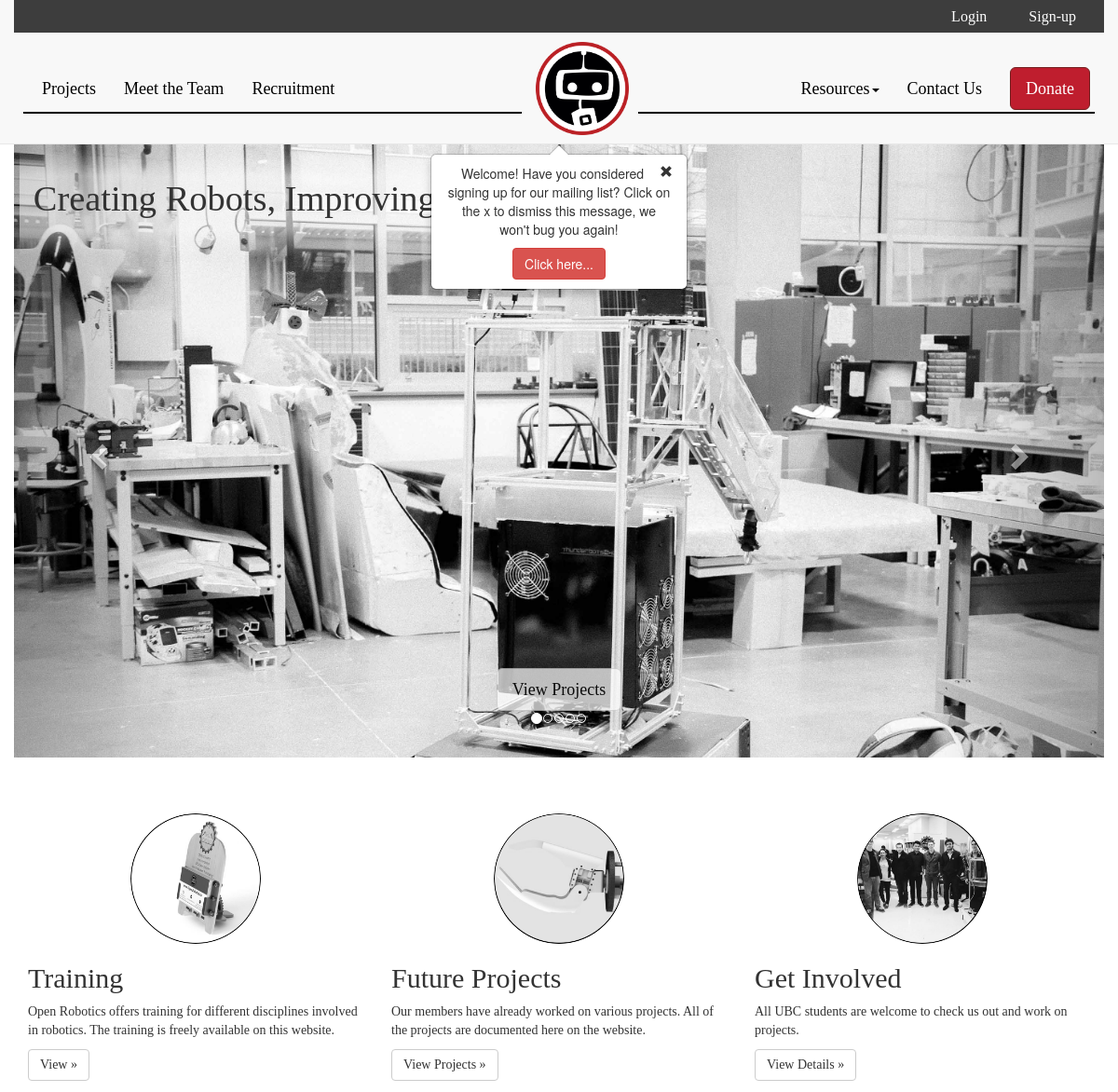
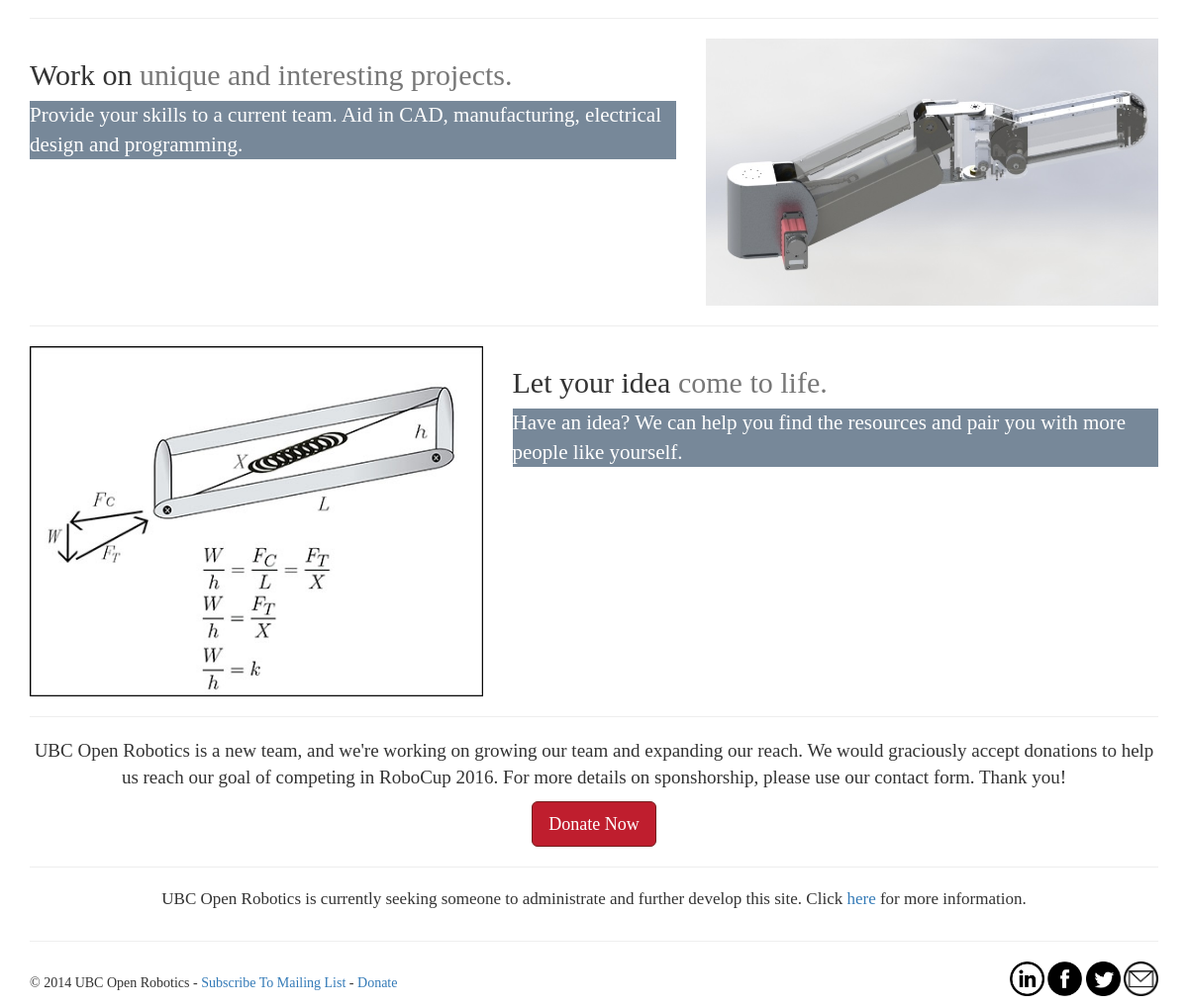
The page / on the database its author committed (2 pictures, top to bottom).
### tables this page shows
CREATE TABLE IF NOT EXISTS `display_text` (
	`id` BIGINT(20) UNSIGNED NOT NULL AUTO_INCREMENT,
	`text_location` BIGINT UNSIGNED NOT NULL,
	`text_name` TEXT NOT NULL,
	`text_display_name` TEXT NOT NULL,
	`text_content` TEXT,
	PRIMARY KEY(`id`)
);

### php_include/functions.php (called while the page is built, shortened)
<?php
function print_header($page_title, $is_locked_page) {
	include("header.php");
}
function print_footer() {
	include("footer.php");
}
function print_navbar() {
	include("navigation.php");
}
function print_footnote() {
	include("footnote.php");
}
$acceptable_image_extensions = array("png", "jpg", "jpen", "gif");
function start_PageDisplayText($page_name) {
	$r_data = array();
	if ($db = get_db()) {
		$query = "SELECT * FROM `display_text` WHERE `text_location` IN (SELECT `id` FROM `text_locations` WHERE `location_name`='$page_name' OR `location_name`='global');";
		if ($result = $db->query($query)) {
			while ($row = $result->fetch_assoc()) {
				array_push($r_data, $row);
			}
		}
		return $r_data;
	}
	return NULL;
}
function get_PageDisplayText($r_data, $name) {
	if (!is_null($r_data)) {
		foreach ($r_data as $data) {
			if ($data['text_name'] == $name) {
				return $data['text_content'];
			}
		}
	}
	return "Error Connecting to the database.";
}
?>

### index.php (the view, shortened to what this page needs)
<?php
	require_once("php_include/functions.php");
	$page_name = "home";
	print_header($page_name, false);
	print_navbar();
?>
<?php
	include("php_include/carousel.php");
	$text_data = start_PageDisplayText($page_name);
?>
<div class="container">
	<div class="row">
		<div class="col-sm-4">
			<center><img class="img-circle" src="/assets/images/icon1.png" style="width: 140px; height: 140px;"></center>
			<h2><?php echo get_PageDisplayText($text_data, "l_heading");?></h2>
			<p>
				<?php echo get_PageDisplayText($text_data, "l_par");?>
			</p>
			<p><a class="btn btn-default" href="/training/" role="buttons"><?php echo get_PageDisplayText($text_data, "l_button");?> &raquo;</a></p>
		</div>
		<div class="col-sm-4">
			<center><img class="img-circle" src="/assets/images/icon2.png" style="width: 140px; height: 140px;"></center>
			<h2><?php echo get_PageDisplayText($text_data, "m_heading");?></h2>
			<p><?php echo get_PageDisplayText($text_data, "m_par");?></p>
			<p><a class="btn btn-default" href="/projects" role="button"><?php echo get_PageDisplayText($text_data, "m_button");?> &raquo;</a></p>
		</div>
		<div class="col-sm-4">
			<center><img class="img-circle" src="/assets/images/icon3.png" style="width: 140px; height: 140px;"></center>
			<h2><?php echo get_PageDisplayText($text_data, "r_heading");?></h2>
			<p><?php echo get_PageDisplayText($text_data, "r_par");?></p>
			<p><a class="btn btn-default" href="/recruitment" role="button"><?php echo get_PageDisplayText($text_data, "r_button");?> &raquo;</a></p>
		</div>
	</div>
	<hr class="featurette-divider">
	<div class="row featurette">
		<div class="col-sm-7">
			<h2 class="featurette-heading"></span><?php echo get_PageDisplayText($text_data, "first_heading");?></h2>
			<p class="lead"><?php echo get_PageDisplayText($text_data, "first_par");?></p>
		</div>
		<div class="col-sm-5">
			<img class="featurette-image img-responsive" src="/assets/images/Arm.PNG">
		</div>
	</div>
  	<hr class="featurette-divider">
	<div class="row featurette">
		<div class="col-sm-5">
			<img class="img-responsive" src="/assets/images/fig3.jpg">
		</div>
		<div class="col-sm-7">
			<h2 class="featurette-heading"><?php echo get_PageDisplayText($text_data, "second_heading");?></h2>
			<p class="lead"><?php echo get_PageDisplayText($text_data, "second_par");?></p>
		</div>
	</div>
	<hr>
	<div class="row">
		<div class="col-sm-12" style="text-align:center;">
			<p style="font-size:19px;">
				<?php echo get_PageDisplayText($text_data, "donate_text");?>
			</p>
			<a href="<?php echo $GLOBALS['donate_link']; ?>"><button class="btn btn-lg btn-or">Donate Now</button></a>
		</div>
	</div>
	<hr>
	<div class="row">
		<div class="col-sm-12">
			<p style="font-size:17px;text-align:center">
				UBC Open Robotics is currently seeking someone to administrate and further develop this site. Click <a href="/webdev">here</a> for more information.
			</p>
		</div>
	</div>
	<?php
		print_footnote();
	?>
</div>
<?php
	print_footer();
?>

### php_include/header.php (shortened to what this page needs)
<!DOCTYPE html>
<html lang="en">
	<head>
		<link rel="stylesheet" href="https://maxcdn.bootstrapcdn.com/bootstrap/3.2.0/css/bootstrap.min.css">
		<link rel="stylesheet" href="/assets/css/styles.css">
		<link rel="stylesheet" href="assets/css/<?php echo PAGE_TITLE; ?>.css">
	</head>
	<body>

### php_include/navigation.php (shortened to what this page needs)
<div id="nav_container" class="navbar navbar-default navbar-fixed-top" role="navigation">
	<div class="line hidden-xs" id="left_line" style="display:none;position: absolute; transform: rotate(0deg); width: 400px; top: 120px; left: 10px;"></div>
	<div class="line hidden-xs" id="right_line" style="display:none;position: absolute; transform: rotate(0deg); width: 400px; top: 120px; left: 550px;"></div>
	<div class="container navbar-inner navbar-full" id="cred_navbar">
		<ul class="nav navbar-nav navbar-right right-override">
			<?php
			if (isset($GLOBALS['logged_in']) && $GLOBALS['logged_in']) {
				echo '<li class="nav_float_fix heading-text">Welcome, '.$GLOBALS['user_first_name'].'</li>'
					. '<li class="nav_float_fix"><a class="nav_float_fix" href="/logout">Logout</a></li>';
			} else {
				echo '<li class="nav_float_fix"><a class="nav_float_fix" href="/login">Login</a></li>'
					. '<li class="nav_float_fix"><a class="nav_float_fix" href="/register">Sign-up</a></li>';
			}
			?>
		</ul>
	</div>
	<div class="container navbar-inner navbar-full">
		<div class="nav-center hidden-xs">
			<a href="/" title="Home">
				<img src="/assets/images/logo.png" class="img" id="logo" width="100" text="home">
			</a>
		</div>
		<div class="navbar-collapse collapse">
			<ul class="nav navbar-nav">
				<li <?php if(PAGE_TITLE == "projects") echo CLASS_ACTIVE;?>><a href="/projects/">Projects</a></li>
				<li <?php if(PAGE_TITLE == "key_users") echo CLASS_ACTIVE;?>><a href="/contact/key_users">Meet the Team</a></li>
				<li <?php if(PAGE_TITLE == "recruitment") echo CLASS_ACTIVE;?>><a href="/recruitment/">Recruitment</a></li>
			</ul>
			<ul class="nav navbar-nav navbar-right">
				<li>
				<a href="#" class="dropdown-toggle" data-toggle="dropdown">Resources<span class="caret"></span></a>
				</li>
				<li <?php if(PAGE_TITLE == "contactus") echo CLASS_ACTIVE;?>><a href="/contact/">Contact Us</a></li>
				<li <?php if(PAGE_TITLE == "donate") echo CLASS_ACTIVE;?> style="padding-top: 12px;"><a href="<?php echo $GLOBALS['donate_link'];?>"><button class="btn btn-lg btn-or">Donate</button></a></li>
		  </ul>
		</div>
	</div>
</div>
<div id="main_container">

### php_include/carousel.php
<div id="myCarousel" class="carousel slide carousel_resize" data-ride="carousel">
	<ol class="carousel-indicators">
		<?php
		if (file_exists("assets/images/carousel/")) {
			$array = scandir("assets/images/carousel/");
			$i=0;
			foreach ($array as $val) {
				$var = explode('.', $val);
				$ext = strtolower(array_pop($var));
				if (in_array($ext, $acceptable_image_extensions)) {
					echo '<li data-target="#myCarousel" data-slide-to="0" class="'.(!$i++?'active':'').'"></li>';
				}
			}
		}
		?>
	</ol>
	<div id="carousel-overlay">
		<p style="font-family:'klinic-slab-book';">Creating Robots, Improving Humans.</p>
	</div>
	<div class="carousel-inner">
		<?php
		if (file_exists("assets/images/carousel/")) {
			$array = scandir("assets/images/carousel/");
			$i=0;
			foreach ($array as $val) {
				$var = explode('.', $val);
				$ext = strtolower(array_pop($var));
				if (in_array($ext, $acceptable_image_extensions)) {
					echo
					'<div class="item carousel_resize '.(!$i++?'active':'').'">
						<img src="/assets/images/carousel/'.$val.'" class="carousel_resize">
						<div class="container">
							<div class="carousel-caption">
								<button type="button" class="btn btn-default btn-lg transparent-button">
									<a href="/projects/">View Projects</a>
								</button>
							</div>
						</div>
					</div>';
				}
			}
		}
		?>
	</div>
	<a class="left carousel-control" href="#myCarousel" role="button" data-slide="prev"><span class="glyphicon glyphicon-chevron-left"></span></a>
	<a class="right carousel-control" href="#myCarousel" role="button" data-slide="next"><span class="glyphicon glyphicon-chevron-right"></span></a>
</div>

### php_include/footnote.php
<hr>
<footer>
	<p class="pull-right">
		<a href="https://www.linkedin.com/company/ubc-open-robotics" target="_blank">
			<img src="/assets/images/linkedin-icon.png" width="35">
		</a>
		<a href="https://www.facebook.com/UBCOpenRobotics" target="_blank">
			<img src="/assets/images/fb-icon.png" width="35">
		</a>
		<a href="https://twitter.com/@ubcopenrobotics" target="_blank">
			<img src="/assets/images/twitter-icon.png" width="35">
		</a>
		<a href="/contact" target="_blank">
			<img src="/assets/images/mail-icon.png" width="35">
		</a>
	</p>
	<p style="padding-top:12px;">
		&copy; 2014 UBC Open Robotics -
		<a href="/email/register_email"> Subscribe To Mailing List</a>
		- <a href="<?php echo $GLOBALS['donate_link'];?>"> Donate</a>
	</p>
</footer>

### php_include/footer.php (shortened to what this page needs)
    </div>
  </body>
</html>

### assets/css/styles.css (style rules this page uses)
@media (min-width: 768px) { .navbar { height: 155px; } }
@media (min-width: 768px) { .navbar-nav > li { padding-top: 25px; } }
@media (min-width: 768px) { .navbar-nav > li > a { color: #000 !important; font-size: large; } }
@media (min-width: 768px) { #main_container { margin-top: 155px; } }
.navbar-nav > li > a { font-family: "klinic-slab-book"; }
.nav-center { margin: 0; float: none; padding-top: 10px; margin-right: 50px; }
.navbar-inner { text-align: center; }
#logo { position: absolute; }
#cred_navbar { height: 35px; background-color: #3d3d3d; }
#cred_navbar > ul > li { height: 35px; padding-top: 7px; padding-right: 15px; color: #fff !important; font-size: initial !important; }
#cred_navbar > ul > li > a { padding-top: 0px; color: #fff !important; font-size: initial !important; }
.right-override { float: right !important; margin-top: 0px; }
.nav_float_fix { display: inline !important; }
.navbar-full { width: auto; max-width: 1170px; }
div.line { transform-origin: 0 100%; height: 2px; background: #000; z-index: 200; }
h1, h2, h3, h4, h5, h6 { font-family: "klinic-slab-book"; }
body { font-family: "proxima-nova"; }
.btn-or { background-color: #bf1e2e; border-color: #731e1e; color: #fff; }
.lead { background-color: lightslategray; color: white; width: 100%; }
#logo { transition: transform 0.2s; }

### assets/css/home.css (style rules this page uses)
#carousel-overlay { position:absolute; padding-left: 15px; padding-right: 15px; padding-top: 25px; padding-bottom: 25px; font-size: 42px; margin:200px; z-index:200; background: -moz-linear-gradient(top, rgba(255,255,255,0) 0%, rgba(255,255,255,0.5) 24%, rgba(255,255,255,0.5) 50%, rgba(255,255,255,0.5) 74%, rgba(255,255,255,0) 100%); background: -webkit-gradient(linear, left top, left bottom, color-stop(0%,rgba(255,255,255,0)), color-stop(24%,rgba(255,255,255,0.5)), color-stop(50%,rgba(255,255,255,0.5)), color-stop(74%,rgba(255,255,255,0.5)), color-stop(100%,rgba(255,255,255,0))); background: -webkit-linear-gradient(top, rgba(255,255,255,0) 0%,rgba(255,255,255,0.5) 24%,rgba(255,255,255,0.5) 50%,rgba(255,255,255,0.5) 74%,rgba(255,255,255,0) 100%); background: -o-linear-gradient(top, rgba(255,255,255,0) 0%,rgba(255,255,255,0.5) 24%,rgba(255,255,255,0.5) 50%,rgba(255,255,255,0.5) 74%,rgba(255,255,255,0) 100%); background: -ms-linear-gradient(top, rgba(255,255,255,0) 0%,rgba(255,255,255,0.5) 24%,rgba(255,255,255,0.5) 50%,rgba(255,255,255,0.5) 74%,rgba(255,255,255,0) 100%); background: linear-gradient(to bottom, rgba(255,255,255,0) 0%,rgba(255,255,255,0.5) 24%,rgba(255,255,255,0.5) 50%,rgba(255,255,255,0.5) 74%,rgba(255,255,255,0) 100%); filter: progid:DXImageTransform.Microsoft.gradient( startColorstr='#00ffffff', endColorstr='#00ffffff',GradientType=0 ); }
.transparent-button { opacity: 0.7; filter: alpha(opacity=70); }
.carousel { height: 1296px; margin-bottom: 60px; width: 1920px; margin-left: auto; margin-right: auto; }
.carousel-caption { z-index: 10; }
.carousel .item { height: 1296px; background-color: #777; margin-left:auto; margin-right:auto; }
.carousel-inner > .item > img { position: absolute; top: 0; left: 0; height: 1296px; }
.carousel-caption > button > a { font-size: large; color: #000; }

### rows shown on the page
display_text: text_content "Training"
display_text: text_content "Open Robotics offers training for different disciplines involved in robotics. The training is freely available on this website."
display_text: text_content "View"
display_text: text_content "Future Projects"
display_text: text_content "Our members have already worked on various projects. All of the projects are documented here on the website."
display_text: text_content "View Projects"
display_text: text_content "Get Involved"
display_text: text_content "All UBC students are welcome to check us out and work on projects."
display_text: text_content "View Details"
display_text: text_content "Work on unique and interesting projects."
display_text: text_content "Provide your skills to a current team. Aid in CAD, manufacturing, electrical design and programming."
display_text: text_content "Let your idea come to life."
display_text: text_content "Have an idea? We can help you find the resources and pair you with more people like yourself."
display_text: text_content "UBC Open Robotics is a new team, and we're working on growing our team and expanding our reach. We would graciously accept donations to help us reach our goal of competing in RoboCup 2016. For more details on sponshorship, please use our contact form. Thank you!"
